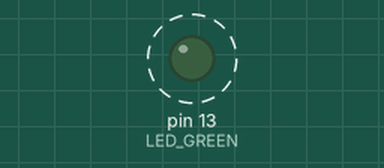
This program was run on a simulated Arduino Uno, built with avr-gcc and run on an emulated ATmega328P. Shown: output pins drawn as LEDs (lit = HIGH). Dashed ring = blinking.

Above: at 0.05 s.
Timing chart, 0 to 3.0 s (numbered marks = the images above):
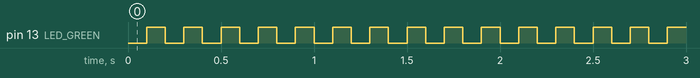

The program:

main.cpp
```cpp
// (licence header left out)
/* Defines -----------------------------------------------------------*/
#define LED_GREEN PB5   // PB5 is AVR pin where green on-board LED
                        // is connected
#define SHORT_DELAY 100 // Delay in milliseconds
#ifndef F_CPU
# define F_CPU 16000000 // CPU frequency in Hz required for delay funcs
#endif

/* Includes ----------------------------------------------------------*/
#include <avr/io.h>     // AVR device-specific IO definitions
#include <util/delay.h> // Functions for busy-wait delay loops


// -----
// This part is needed to use Arduino functions but also physical pin
// names. We are using Arduino-style just to simplify the first lab.
#include "Arduino.h"
#define PB5 13          // In Arduino world, PB5 is called "13"
// -----


/* Function definitions ----------------------------------------------*/
/**********************************************************************
 * Function: Main function where the program execution begins
 * Purpose:  Toggle one LED and use delay library.
 * Returns:  none
 **********************************************************************/
int main(void)
{
    uint8_t led_value = 0;  // Local variable to keep LED status

    // Set pin where on-board LED is connected as output
    pinMode(LED_GREEN, OUTPUT);

    // Infinite loop
    while (1)
    {
        // Pause several milliseconds
        _delay_ms(SHORT_DELAY);

        // Change LED value
        if (led_value == 0) {
            led_value = 1;
            // Set pin to HIGH
            digitalWrite(LED_GREEN, HIGH);
        }
        else {
            led_value = 0;
            // Clear pin to LOW
            digitalWrite(LED_GREEN, LOW);
        }
    }

    // Will never reach this
    return 0;
}
```

Measured:
- by itself, pin 13 (LED_GREEN): alternates HIGH for 0.10 s and LOW for 0.10 s
